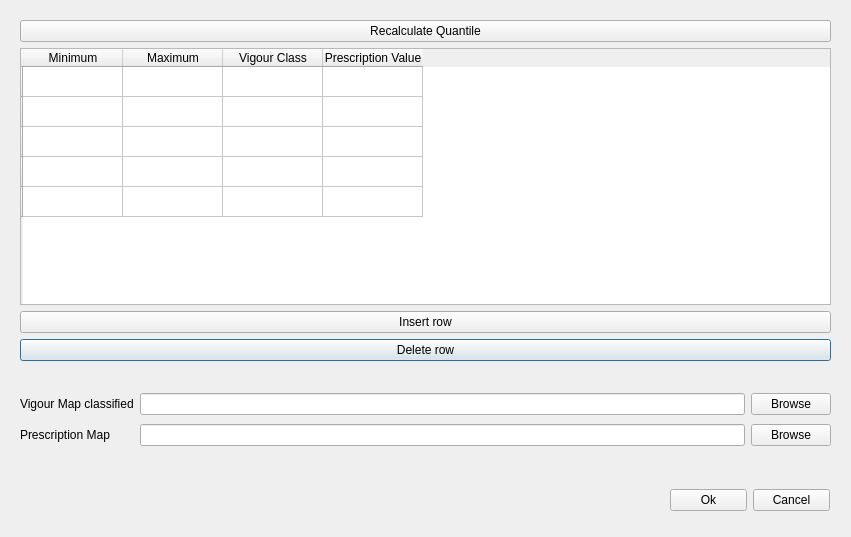
<?xml version="1.0" encoding="UTF-8"?>
<ui version="4.0">
 <class>Reclassify</class>
 <widget class="QDialog" name="Reclassify">
  <property name="geometry">
   <rect>
    <x>0</x>
    <y>0</y>
    <width>851</width>
    <height>537</height>
   </rect>
  </property>
  <property name="windowTitle">
   <string>Dialog</string>
  </property>
  <widget class="QWidget" name="gridLayoutWidget">
   <property name="geometry">
    <rect>
     <x>20</x>
     <y>20</y>
     <width>811</width>
     <height>341</height>
    </rect>
   </property>
   <layout class="QGridLayout" name="gridLayout">
    <item row="2" column="1">
     <widget class="QTableWidget" name="tableWidget">
      <property name="minimumSize">
       <size>
        <width>0</width>
        <height>0</height>
       </size>
      </property>
      <property name="sizeAdjustPolicy">
       <enum>QAbstractScrollArea::AdjustToContentsOnFirstShow</enum>
      </property>
      <row>
       <property name="text">
        <string/>
       </property>
      </row>
      <row>
       <property name="text">
        <string/>
       </property>
      </row>
      <row>
       <property name="text">
        <string/>
       </property>
      </row>
      <row>
       <property name="text">
        <string/>
       </property>
      </row>
      <row>
       <property name="text">
        <string/>
       </property>
      </row>
      <column>
       <property name="text">
        <string>Minimum</string>
       </property>
      </column>
      <column>
       <property name="text">
        <string>Maximum</string>
       </property>
      </column>
      <column>
       <property name="text">
        <string>Vigour Class</string>
       </property>
      </column>
      <column>
       <property name="text">
        <string>Prescription Value</string>
       </property>
      </column>
     </widget>
    </item>
    <item row="4" column="1">
     <widget class="QPushButton" name="pushButton_3">
      <property name="text">
       <string>Delete row</string>
      </property>
     </widget>
    </item>
    <item row="3" column="1">
     <widget class="QPushButton" name="pushButton_4">
      <property name="text">
       <string>Insert row</string>
      </property>
     </widget>
    </item>
    <item row="1" column="1">
     <widget class="QPushButton" name="pushButton_7">
      <property name="text">
       <string>Recalculate Quantile</string>
      </property>
     </widget>
    </item>
   </layout>
  </widget>
  <widget class="QWidget" name="gridLayoutWidget_2">
   <property name="geometry">
    <rect>
     <x>670</x>
     <y>480</y>
     <width>160</width>
     <height>41</height>
    </rect>
   </property>
   <layout class="QGridLayout" name="gridLayout_3">
    <item row="0" column="0">
     <widget class="QPushButton" name="pushButton">
      <property name="text">
       <string>Ok</string>
      </property>
     </widget>
    </item>
    <item row="0" column="1">
     <widget class="QPushButton" name="pushButton_2">
      <property name="text">
       <string>Cancel</string>
      </property>
     </widget>
    </item>
   </layout>
  </widget>
  <widget class="QWidget" name="gridLayoutWidget_3">
   <property name="geometry">
    <rect>
     <x>20</x>
     <y>390</y>
     <width>811</width>
     <height>61</height>
    </rect>
   </property>
   <layout class="QGridLayout" name="gridLayout_2">
    <item row="0" column="2">
     <widget class="QPushButton" name="pushButton_5">
      <property name="text">
       <string>Browse</string>
      </property>
     </widget>
    </item>
    <item row="0" column="1">
     <widget class="QLineEdit" name="lineEdit"/>
    </item>
    <item row="1" column="1">
     <widget class="QLineEdit" name="lineEdit_2"/>
    </item>
    <item row="1" column="0">
     <widget class="QLabel" name="label">
      <property name="text">
       <string>Prescription Map</string>
      </property>
     </widget>
    </item>
    <item row="1" column="2">
     <widget class="QPushButton" name="pushButton_6">
      <property name="text">
       <string>Browse</string>
      </property>
     </widget>
    </item>
    <item row="0" column="0">
     <widget class="QLabel" name="label_2">
      <property name="text">
       <string>Vigour Map classified</string>
      </property>
     </widget>
    </item>
   </layout>
  </widget>
 </widget>
 <resources/>
 <connections/>
</ui>
